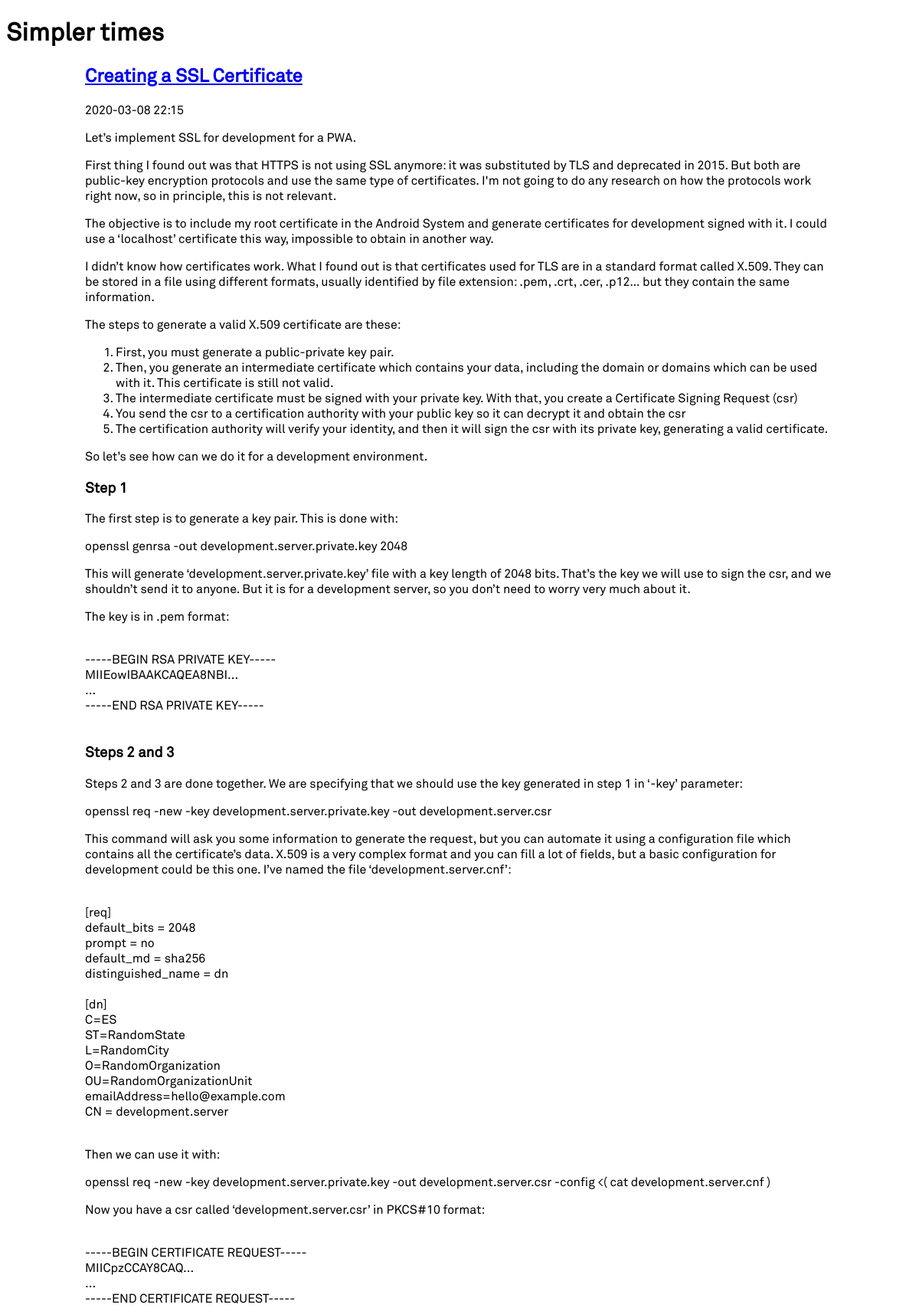
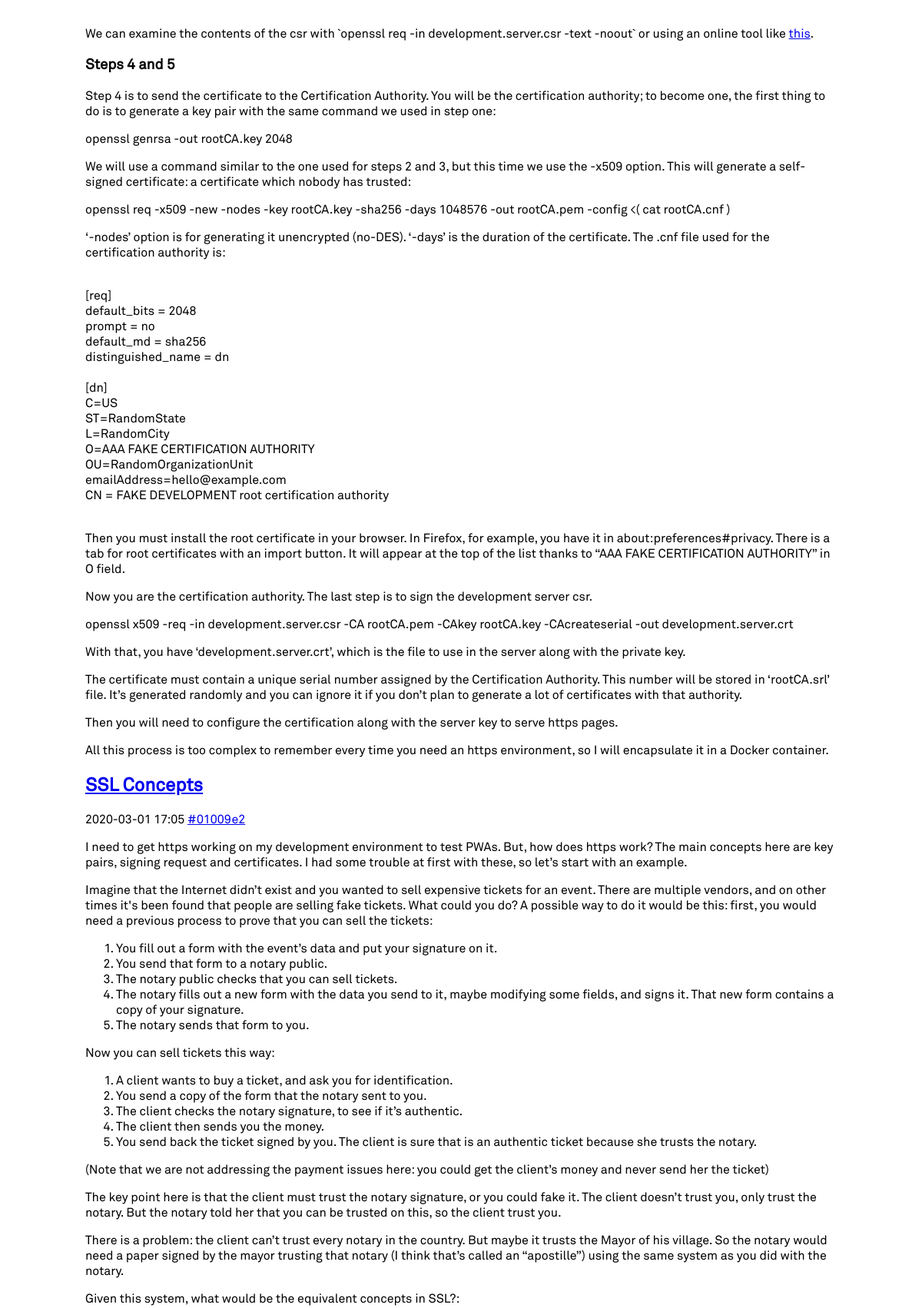
The page / (upper part) on the database its author committed (2 pictures, top to bottom).
### tables this page shows
CREATE TABLE "Posts" (
	`title`	TEXT NOT NULL,
	`creation_datetime`	TEXT NOT NULL,
	`content`	TEXT,
	`commit`	TEXT,
	`id`	INTEGER NOT NULL PRIMARY KEY AUTOINCREMENT UNIQUE,
	`friendly_name`	TEXT NOT NULL UNIQUE
);

### simplertimes/__init__.py (the view)
    @app.route('/')
    def root():
        from simplertimes.posts import PostsRepository
        pr = PostsRepository(get_db())
        return render_template('/index.html', posts=pr.home_posts())

### simplertimes/db.py (called while the page is built)
def get_db():
    if 'db' not in g:
        g.db = SQLite3DB(current_app.config['DATABASE'])
    return g.db

### simplertimes/posts/post_factory.py (called while the page is built)
def value_of(field_names, row, field):
    try:
        return row[field_names.index(field)]
    except ValueError:
        return None

    @staticmethod
    def from_sqlite3_row(cursor, row):
        field = lambda x: value_of(field_names, row, x)
        field_names = list(map(lambda x:x[0], cursor.description))
        return Post(
            id = field('id'),
            friendly_name = field('friendly_name'),
            title = field('title'),
            date = field('creation_datetime'),
            content = field('content'),
            commit = field('commit'),
        )

### simplertimes/posts/posts_repository.py (called while the page is built)
    def home_posts(self):
        cursor = self.db.query(
            '''
            SELECT * FROM Posts
            ORDER BY date(Posts.creation_datetime) desc
            '''
            ,factory = PostFactory.from_sqlite3_row)
        return cursor

### simplertimes/sqlite3db.py (called while the page is built)
    def __db(self):
        if not self.__db_conn:
            self.__db_conn = sqlite3.connect(
                self.__db_path,
                detect_types=sqlite3.PARSE_DECLTYPES
            )
            self.__db_conn.row_factory = sqlite3.Row
        return self.__db_conn

    def close(self):
        if self.__db_conn is not None:
            self.__db_conn.close()

    def query(self, query, args_array=[], one=False, factory=sqlite3.Row):
        self.__db().row_factory = factory
        cur = self.__db().execute(query, tuple(args_array))
        if one:
            row = cur.fetchone()
        else:
            rv = cur.fetchall()
        cur.close()
        return row if one else rv

### simplertimes/templates/index.html
{% extends "base.html" %}
{% block content %}
<main>
{% for post in posts %}
    {% include "post.html" %}
{% endfor %}
</main>
{% endblock %}

### simplertimes/templates/post.html
{% from '_helpers.html' import commit_url %}
<article>
    <h1><a href="{{ url_for('.post', friendly_name = post.friendly_name) }}">{{ post.title }}</a></h1>
    <p class="post_datetime">
        {{ post.date }}
        {{ commit_url(post.commit) }}
    </p>
    {{ post.content | safe }}
</article>

### simplertimes/templates/_helpers.html
{% macro commit_url(commit) %}
    {% if commit %}
        <a href='{{ config.REPOSITORY }}/tree/{{ commit }}'>#{{ commit }}</a>
    {% endif %}
{% endmacro %}

### simplertimes/static/style.css (style rules this page uses)
* { font-family: 'Akkurat', Arial, sans-serif; }
main { max-width: 978px; margin: 0 auto; }

### rows shown on the page
Posts: title "Creating a SSL Certificate", date "2020-03-08 22:15", content "Let’s implement SSL for development for a PWA. First thing I found out was that HTTPS is not using SSL anymore: it was substituted by TLS and deprecated in 2015. But both are public-key encryption protocols and use the same type of certificates. I'm not going to do any research on how the protocols work right now, so in principle, this is not relevant. The objective is to include my root certificate in the Android System and generate certificates for development signed with it. I could use a ‘localhost’ certificate this way, impossible to obtain in another way. I didn’t know how certificates work. What I found out is that certificates used for TLS are in a standard format called X.509. They…"
Posts: title "SSL Concepts", date "2020-03-01 17:05", commit "01009e2", content "I need to get https working on my development environment to test PWAs. But, how does https work? The main concepts here are key pairs, signing request and certificates. I had some trouble at first with these, so let’s start with an example. Imagine that the Internet didn’t exist and you wanted to sell expensive tickets for an event. There are multiple vendors, and on other times it's been found that people are selling fake tickets. What could you do? A possible way to do it would be this: first, you would need a previous process to prove that you can sell the tickets: You fill out a form with the event’s data and put your signature on it. You send that form to a notary public. The notary…"
